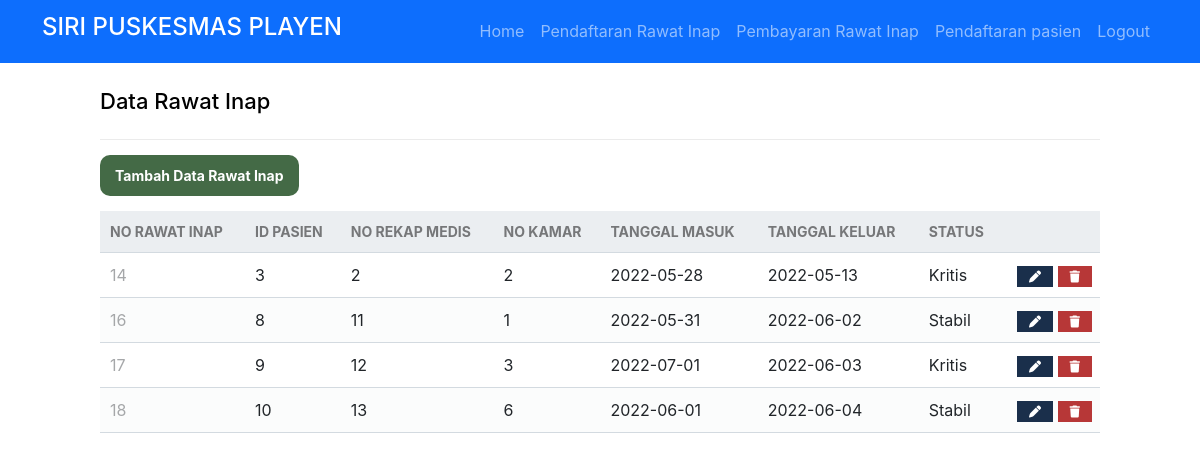
The app's page /administrasi/kelolaRawatInap/read.php (signed in) with its own data.
### tables this page shows
CREATE TABLE `rawat_inap` (
  `no_rawatinap` int(11) NOT NULL,
  `no_rekap_medis` int(11) NOT NULL,
  `id_pasien` int(255) NOT NULL,
  `tanggal_masuk` date NOT NULL,
  `tanggal_keluar` date NOT NULL,
  `status` enum('Kritis','Stabil') NOT NULL,
  `biaya_tindakan` int(255) NOT NULL,
  `biaya_obat` int(255) NOT NULL,
  `biaya_kamar` int(255) NOT NULL,
  `no_kamar` int(11) NOT NULL
);

### administrasi/kelolaRawatInap/read.php (the view, shortened to what this page needs)
<?php
if ($_SESSION['username'] == '') {
	echo "<script>
    alert('Anda Harus Login terlebih dahulu');
    window.location.href='./auth/fmasuk.php';
    </script>";
} else {
?>
	<!DOCTYPE html>
	<html>
	<head>
		<link href="../../db/style.css" rel="stylesheet" type="text/css">
		<link href="https://cdn.jsdelivr.net/npm/bootstrap@5.2.0-beta1/dist/css/bootstrap.min.css" rel="stylesheet">
	</head>
	<body>
		<nav class="navbar navbar-expand-sm navbar-dark bg-primary">
			<div class="container">
				<a class="navbar-brand" href="#">
					<h4>SIRI PUSKESMAS PLAYEN </h3>
				</a>
				<ul class="navbar-nav ml-auto mt-2 mt-lg-0 d-flex align-items-center">
					<li class="nav-item">
						<a class="nav-link menu " id="menuHome" href="../../index.php">Home</a>
					</li>
					<?PHP if ($_SESSION['role_id'] == 1) { ?>
						<li class="nav-item">
							<a class="nav-link menu" id="daftarrawatinap" href="./pasien/daftarrawatinap.php"><i class=""></i>Pendaftaran Rawat Inap</a>
						</li>
						<li class="nav-item">
							<a class="nav-link menu" id="bayarrawatinap" href="./pasien/bayarrawatinap.php"><i class=""></i>Pembayaran Rawat Inap</a>
						</li>
						<li class="nav-item">
							<a class="nav-link menu" id="daftarpasien" href="./pasien/daftarpasien.php"><i class=""></i>Pendaftaran pasien</a>
						</li>
					<?PHP } ?>
					<li class="nav-item">
						<a class="nav-link menu" id="logout" href="../../auth/sLogout.php"><i class=""></i>Logout</a>
					</li>
				</ul>
			</div>
		</nav>
<?php
$pdo = pdo_connect_mysql();
$page = isset($_GET['page']) && is_numeric($_GET['page']) ? (int)$_GET['page'] : 1;
$records_per_page = 8;
$stmt = $pdo->prepare('SELECT * FROM rawat_inap ORDER BY no_rawatinap LIMIT :current_page, :record_per_page');
$stmt->bindValue(':current_page', ($page-1)*$records_per_page, PDO::PARAM_INT);
$stmt->bindValue(':record_per_page', $records_per_page, PDO::PARAM_INT);
$stmt->execute();
$rawats = $stmt->fetchAll(PDO::FETCH_ASSOC);
?>
<div class="content read">
	<h2>Data Rawat Inap</h2>
	<a href="./create.php" class="menu create-dokter" id="tambahDokter">Tambah Data Rawat Inap</a>
	<table class="table-responsive">
        <thead class="table">
            <tr>
                <td>NO RAWAT INAP</td>
                <td>ID PASIEN</td>
                <td>NO REKAP MEDIS</td>
                <td>NO KAMAR</td>
                <td>TANGGAL MASUK</td>
                <td>TANGGAL KELUAR</td>
                <td>STATUS</td>
                <td></td>
            </tr>
        </thead>
        <tbody>
            <?php foreach ($rawats as $rawat): ?>
            <tr>
				<td><?=$rawat['no_rawatinap']?></td>
                <td><?=$rawat['id_pasien']?></td>
                <td><?=$rawat['no_rekap_medis']?></td>
                <td><?=$rawat['no_kamar']?></td>
                <td><?=$rawat['tanggal_masuk']?></td>
                <td><?=$rawat['tanggal_keluar']?></td>
                <td><?=$rawat['status']?></td>
                <td class="actions">
                    <a href="update.php?no_rawatinap=<?=$rawat['no_rawatinap']?>" class="menu edit" id="edit"><i class="fas fa-pen fa-xs"></i></a>
                    <a href="delete.php?no_rawatinap=<?=$rawat['no_rawatinap']?>" class="menu trash" id="hapus"><i class="fas fa-trash fa-xs"></i></a>
                </td>
            </tr>
            <?php endforeach; ?>
        </tbody>
    </table>
</div>
<?php
}
?>

### db/style.css (style rules this page uses)
* { box-sizing: border-box; font-family: -apple-system, BlinkMacSystemFont, "segoe ui", roboto, oxygen, ubuntu, cantarell, "fira sans", "droid sans", "helvetica neue", Arial, sans-serif; font-size: 16px; -webkit-font-smoothing: antialiased; -moz-osx-font-smoothing: grayscale; }
body { background-color: #FFFFFF; margin: 0; }
.content { width: 1000px; margin: 0 auto; }
.content h2 { margin: 0; padding: 25px 0; font-size: 22px; border-bottom: 1px solid #ebebeb; color: black; }
.read .create-dokter { display: inline-block; text-decoration: none; background-color: #446A46; font-weight: bold; font-size: 14px; color: #FFFFFF; padding: 10px 15px; margin: 15px 0; border-radius: 10px; }
.read table { width: 100%; padding-top: 30px; border-collapse: collapse; }
.read table thead { background-color: #ebeef1; border-bottom: 1px solid #d3dae0; }
.read table thead td { padding: 10px; font-weight: bold; color: #767779; font-size: 14px; }
.read table tbody tr { border-bottom: 1px solid #d3dae0; }
.read table tbody tr:nth-child(even) { background-color: #fbfcfc; }
.read table tbody tr td { padding: 10px; }
.read table tbody tr td:nth-child(1) { color: #a5a7a9; }
.read table tbody tr td.actions { padding: 8px; text-align: right; }
.read table tbody tr td.actions .edit, .read table tbody tr td.actions .trash { display: inline-flex; text-align: right; text-decoration: none; color: #FFFFFF; padding: 10px 12px; }
.read table tbody tr td.actions .trash { background-color: #b73737; }
.read table tbody tr td.actions .edit { background-color: #1A2F4B; }

### records on screen
rawat_inap: no_rawatinap "14", id_pasien "3", no_rekap_medis "2", no_kamar "2", tanggal_masuk "2022-05-28", tanggal_keluar "2022-05-13", status "Kritis"
rawat_inap: no_rawatinap "16", id_pasien "8", no_rekap_medis "11", no_kamar "1", tanggal_masuk "2022-05-31", tanggal_keluar "2022-06-02", status "Stabil"
rawat_inap: no_rawatinap "17", id_pasien "9", no_rekap_medis "12", no_kamar "3", tanggal_masuk "2022-07-01", tanggal_keluar "2022-06-03", status "Kritis"
rawat_inap: no_rawatinap "18", id_pasien "10", no_rekap_medis "13", no_kamar "6", tanggal_masuk "2022-06-01", tanggal_keluar "2022-06-04", status "Stabil"
